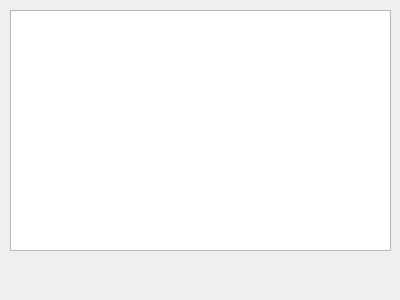
<?xml version="1.0" encoding="UTF-8"?>
<ui version="4.0">
 <class>CarGUI</class>
 <widget class="QWidget" name="CarGUI">
  <property name="geometry">
   <rect>
    <x>0</x>
    <y>0</y>
    <width>400</width>
    <height>300</height>
   </rect>
  </property>
  <property name="windowTitle">
   <string>CarGUI</string>
  </property>
  <widget class="QListWidget" name="carslistWidget">
   <property name="geometry">
    <rect>
     <x>10</x>
     <y>10</y>
     <width>381</width>
     <height>241</height>
    </rect>
   </property>
  </widget>
 </widget>
 <resources/>
 <connections/>
</ui>
